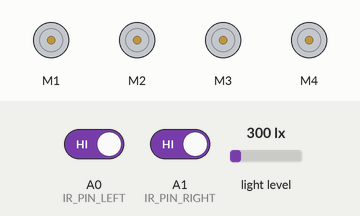
A sketch run on a simulated Arduino Uno, built with avr-gcc and run on an emulated ATmega328P. Shown: 4 × DC motor (green arrow = forward, orange = backward, longer = faster). Inputs (shaded band) come from the test bench; at power-on: light level 300 lx, A0 (IR_PIN_LEFT) HIGH, A1 (IR_PIN_RIGHT) HIGH.

Above: at 1.2 s.
1.3 s: light level set to 979 lx
2.8 s: light level set to 1024 lx
At 3.3 s:
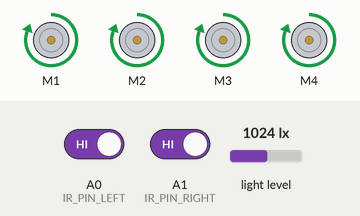
5.8 s: A0 (IR_PIN_LEFT) driven LOW
8.8 s: A0 (IR_PIN_LEFT) driven HIGH
11.8 s: A1 (IR_PIN_RIGHT) driven LOW
14.8 s: A1 (IR_PIN_RIGHT) driven HIGH
Timing chart, 0 to 17.8 s (numbered marks = the images above; inputs shaded):
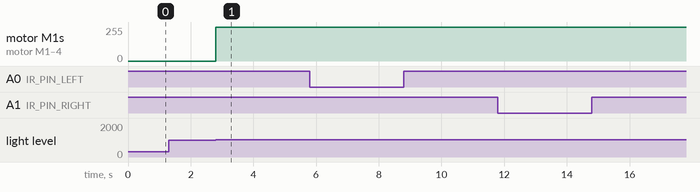

The sketch:

bang_bang.ino
```cpp
#include <hp_BH1750.h>
#include <Adafruit_MotorShield.h>

//define IR pins
#define IR_PIN_LEFT A0
#define IR_PIN_RIGHT A1

//define motor pins
#define POS_M1_TERMINAL 1
#define POS_M2_TERMINAL 2
#define NEG_M3_TERMINAL 3
#define NEG_M4_TERMINAL 4

// instantiating motorshield
Adafruit_MotorShield AFMS = Adafruit_MotorShield();

// Accessing motors form shield
Adafruit_DCMotor *POS_M1 =AFMS.getMotor(POS_M1_TERMINAL);
Adafruit_DCMotor *POS_M2 =AFMS.getMotor(POS_M2_TERMINAL);
Adafruit_DCMotor *NEG_M3 = AFMS.getMotor(NEG_M3_TERMINAL);
Adafruit_DCMotor *NEG_M4 = AFMS.getMotor(NEG_M4_TERMINAL);

hp_BH1750 lightSensor;
int bright = 0;

void setup() {
  //setup board
  AFMS.begin();

  // set pins to input
  pinMode(IR_PIN_LEFT, INPUT);
  pinMode(IR_PIN_RIGHT, INPUT);

  //reset motors and set to output
  POS_M1->setSpeed(0);
  POS_M1->run(RELEASE);
  POS_M2->setSpeed(0);
  POS_M2->run(RELEASE);

  NEG_M3->setSpeed(0);
  NEG_M3->run(RELEASE);
  NEG_M4->setSpeed(0);
  NEG_M4->run(RELEASE);

//  //initialize sensor with address
  lightSensor.begin(BH1750_TO_GROUND);
}

void loop() {
  // get readings from light sensor
  lightSensor.start();
  int lux = lightSensor.getLux();
//
  // get readings from IR sensors
  int ir_left = digitalRead(IR_PIN_LEFT);
  int ir_right = digitalRead(IR_PIN_RIGHT);
// analog to digital conversion
//  if low, white ; if high, black
//  if (ir_left < 50){
//    ir_left = 0;
//  }
//  else {
//    ir_left = 1;
//  }
//
//  if (ir_right < 50){
//    ir_right = 0;
//  }
//  else{
//    ir_right = 1;
//  }


  //start signal
  if (lux > 1000){
    POS_M1->setSpeed(255);
    POS_M1->run(FORWARD);
    POS_M2->setSpeed(255);
    POS_M2->run(FORWARD);
    NEG_M3->setSpeed(255);
    NEG_M3->run(FORWARD);
    NEG_M4->setSpeed(255);
    NEG_M4->run(FORWARD);
    delay(100);
  }


  //bang bang control algorithm
  if (ir_left == 0 && ir_right == 0){
    //move forward
    POS_M1->setSpeed(255);
    POS_M1->run(FORWARD);
    POS_M2->setSpeed(255);
    POS_M2->run(FORWARD);
    NEG_M3->setSpeed(255);
    NEG_M3->run(FORWARD);
    NEG_M4->setSpeed(255);
    NEG_M4->run(FORWARD);
  }
  else if (ir_left == 0 && ir_right == 1){
    //turn right
    POS_M2->setSpeed(255);
    POS_M2->run(FORWARD);
    NEG_M3->setSpeed(255);
    NEG_M3->run(FORWARD);
    NEG_M4->setSpeed(50);
    POS_M1->setSpeed(50);
  }
  else if (ir_right == 0 && ir_left == 1){
    //turn left
    POS_M1->setSpeed(255);
    POS_M1->run(FORWARD);
    NEG_M4->setSpeed(255);
    NEG_M4->run(FORWARD);
    NEG_M3->setSpeed(50);
    POS_M2->setSpeed(50);
  }
  else{
    //rev down and stop
      POS_M1->setSpeed(0);
      POS_M2->setSpeed(0);
      NEG_M3->setSpeed(0);
      NEG_M4->setSpeed(0);
  }
}
```

Measured:
- the behaviour switches between 1001 and 1002 lx on light level (found by bisection; images 0 and 1)
- after the input at 1.3 s, every drawn part: stays the same
- after the input at 2.8 s, motor M1–4: stopped → forward 255/255 at once
